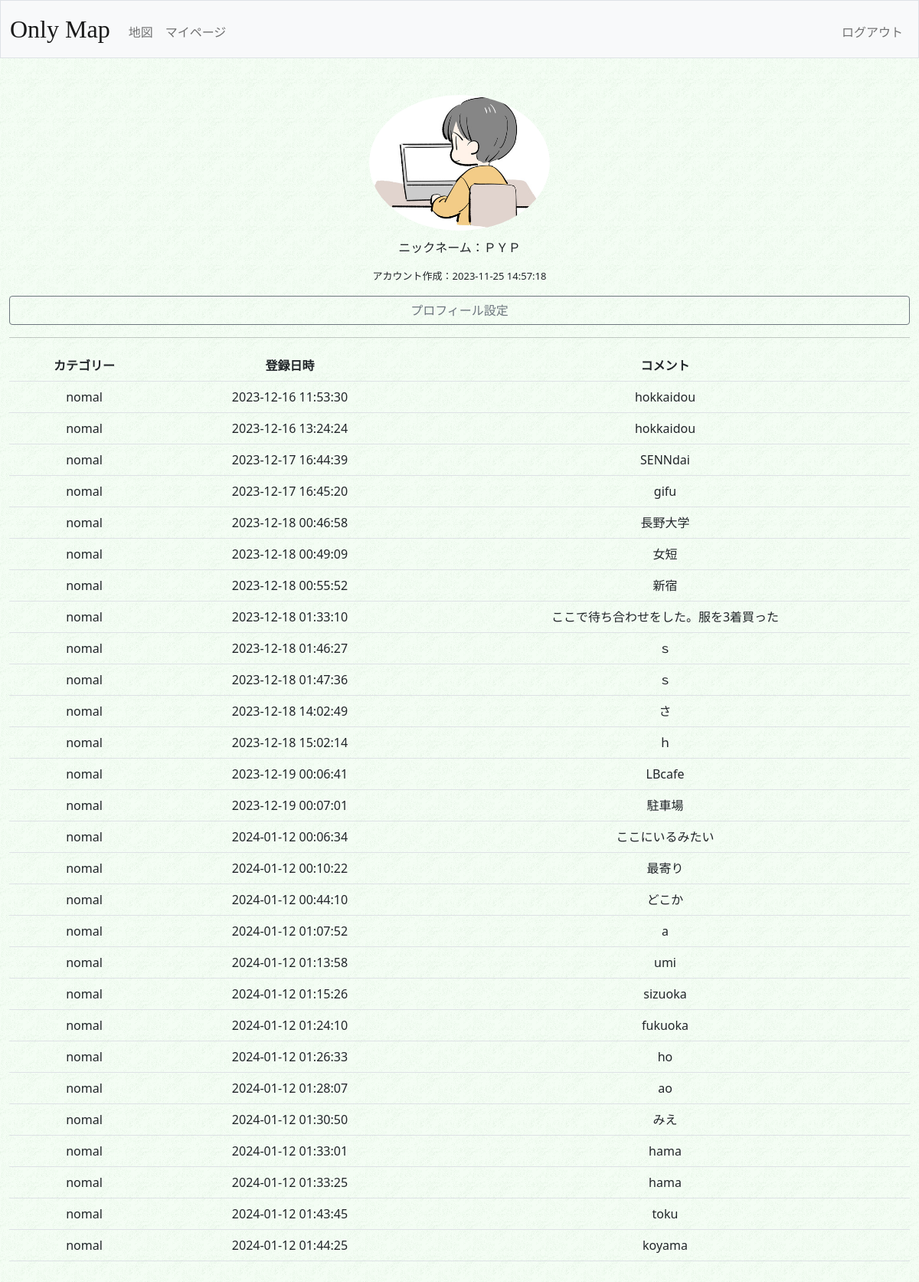
Page /mypage (signed in) on the committed database.
### tables this page shows
CREATE TABLE 'users'(
'id' INTEGER PRIMARY KEY DEFAULT 0,
'username' TEXT NOT NULL,
'hash' TEXT NOT NULL,
'display_name' TEXT DEFAULT 'unknown',
'icon' TEXT,
'created_at' TIMESTAMP DEFAULT(datetime('now','localtime'))
);

CREATE TABLE 'markers'(
  'id' INTEGER PRIMARY KEY AUTOINCREMENT NOT NULL,
  'userid' INTEGER NOT NULL,
  'lat' FLOAT NOT NULL,
  'lng' FLOAT NOT NULL,
  'comment' TEXT,
  'cate' TEXT DEFAULT 'nomal',
  'created_at' TIMESTAMP DEFAULT(datetime('now','localtime'))
);

### app.py (the view)
@app.route("/mypage", methods=["GET", "POST"])
def mypage():
    if request.method == "POST":
        action = request.form.get('action')
        if action == "rewrite":
            con = sqlite3.connect(DBNAME)
            db = con.cursor()
            con.close()
            return render_template("repost.html") #,posts=posts
        elif action == "del":
            con = sqlite3.connect(DBNAME)
            db = con.cursor()
            db.execute("DELETE FROM posts WHERE id = ?",(postid,))
            con.commit()
            con.close()
            return redirect("/mypage")
        else:
            return redirect("/mypage")
    else:
        userid = session["user_id"]
        con = sqlite3.connect(DBNAME)
        db = con.cursor()
        users = db.execute("SELECT display_name,icon,created_at FROM users WHERE id = ?", (userid,)).fetchall()
        markers = db.execute("SELECT lat,lng,comment,cate,created_at FROM markers WHERE userid = (?)", (userid,)).fetchall()
        con.close()
        return render_template("mypage.html",users=users, markers=markers)

### app.py (called while the page is built)
@app.after_request
def after_request(response):
    response.headers["Cache-Control"] = "no-cache, no-store, must-revalidate"
    response.headers["Expires"] = 0
    response.headers["Pragma"] = "no-cache"
    return response

### templates/mypage.html (shortened to what this page needs)
{% extends "layout.html" %}
{% block main %}
    {% for user in users %}
        {% if user[1] != None %}
            <img src="./upload/iconimg/{{ user[1] }}" width="20%" class="icon">
        {% else %}
            <img src="./upload/iconimg/icon-default.png" width="20%" class="icon">
        {% endif %}
        <p>ニックネーム：{{ user[0] }}</p>
        <p class="createtime">アカウント作成：{{ user[2] }}</p>
        <a class="btn btn-outline-secondary" href="/set" role="button" style="display:block">プロフィール設定</a>
        <hr>
    {% endfor %}
    {% if markers|length < 1 %}
        <p>投稿がありません</p>
    {% else %}
        <table class="table table-hover">
            <tr>
                <th>カテゴリー</th>
                <th>登録日時</th>
                <th>コメント</th>
            </tr>
            {% for marker in markers %}
            <tr>
                <td>{{ marker[3] }}</td>
                <td>{{ marker[4] }}</td>
                <td>{{ marker[2] }}</td>
            </tr>
            {% endfor %}
        </table>
    {% endif %}
{% endblock %}

### upload/styles.css (style rules this page uses)
body { background: url("./background.gif") }
p { white-space: pre-wrap; }
.icon { width: 20%; height: 20%; border-radius: 50%; background-position: center center; margin-bottom: 10px; }
.createtime { font-size: small; }

### rows in the picture
users: icon (picture), display_name "ＰＹＰ", created_at "2023-11-25 14:57:18"
markers: cate "nomal", created_at "2023-12-16 11:53:30", comment "hokkaidou"
markers: cate "nomal", created_at "2023-12-16 13:24:24", comment "hokkaidou"
markers: cate "nomal", created_at "2023-12-17 16:44:39", comment "SENNdai"
markers: cate "nomal", created_at "2023-12-17 16:45:20", comment "gifu"
markers: cate "nomal", created_at "2023-12-18 00:46:58", comment "長野大学"
markers: cate "nomal", created_at "2023-12-18 00:49:09", comment "女短"
markers: cate "nomal", created_at "2023-12-18 00:55:52", comment "新宿"
markers: cate "nomal", created_at "2023-12-18 01:33:10", comment "ここで待ち合わせをした。服を3着買った"
markers: cate "nomal", created_at "2023-12-18 01:46:27", comment "ｓ"
markers: cate "nomal", created_at "2023-12-18 01:47:36", comment "ｓ"
markers: cate "nomal", created_at "2023-12-18 14:02:49", comment "さ"
markers: cate "nomal", created_at "2023-12-18 15:02:14", comment "ｈ"
markers: cate "nomal", created_at "2023-12-19 00:06:41", comment "LBcafe"
markers: cate "nomal", created_at "2023-12-19 00:07:01", comment "駐車場"
markers: cate "nomal", created_at "2024-01-12 00:06:34", comment "ここにいるみたい"
markers: cate "nomal", created_at "2024-01-12 00:10:22", comment "最寄り"
markers: cate "nomal", created_at "2024-01-12 00:44:10", comment "どこか"
markers: cate "nomal", created_at "2024-01-12 01:07:52", comment "a"
markers: cate "nomal", created_at "2024-01-12 01:13:58", comment "umi"
markers: cate "nomal", created_at "2024-01-12 01:15:26", comment "sizuoka"
markers: cate "nomal", created_at "2024-01-12 01:24:10", comment "fukuoka"
markers: cate "nomal", created_at "2024-01-12 01:26:33", comment "ho"
markers: cate "nomal", created_at "2024-01-12 01:28:07", comment "ao"
markers: cate "nomal", created_at "2024-01-12 01:30:50", comment "みえ"
markers: cate "nomal", created_at "2024-01-12 01:33:01", comment "hama"
markers: cate "nomal", created_at "2024-01-12 01:33:25", comment "hama"
markers: cate "nomal", created_at "2024-01-12 01:43:45", comment "toku"
markers: cate "nomal", created_at "2024-01-12 01:44:25", comment "koyama"
